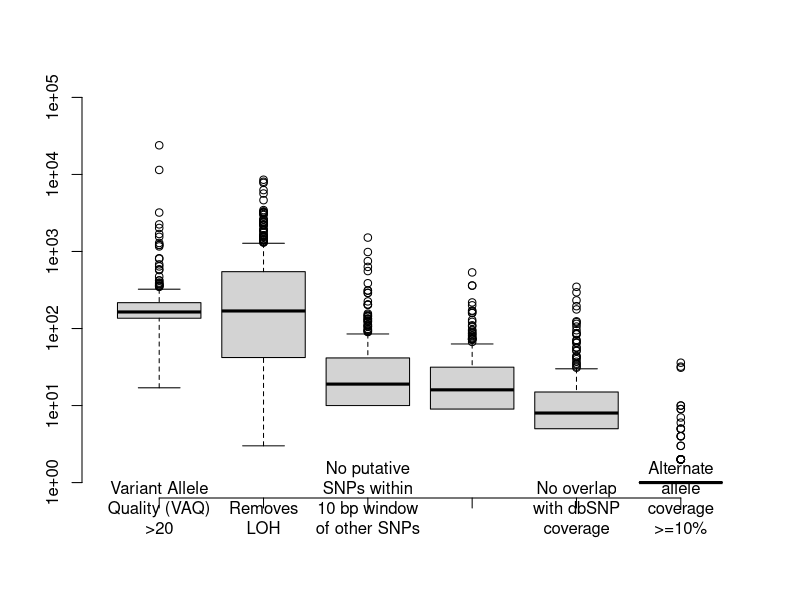

This figure's R source:
# this script looks in different ways at which mutations are removed when I run the filters

# first look at the STD_40 data
# first, just everything removed, each file individually, how many by each filter 3-8
data = read.table( "../FIGURE_DATA/numbers_excluded_by_filter_MUTATION_CALLS_STD40.txt", header=T )

# make density of each filter removal
d3 = density( data$FILTER_3 )
d4 = density( data$FILTER_4 )
d5 = density( data$FILTER_5 )
d6 = density( data$FILTER_6 )
d7 = density( data$FILTER_7 )
d8 = density( data$FILTER_8 )

# make the box plot that will show everything
par(bty='n')
boxplot( data[,c(5,7,4,3,6,8)], log='y', ylim=c(1,100000), xaxt='n' )
axis( 1, at=1:6, labels=c( "Variant Allele\nQuality (VAQ)\n>20", "Removes\nLOH", "No putative\nSNPs within\n10 bp window\nof other SNPs", "No putative\nSNPs within\n10 bp window\nof indels", "No overlap\nwith dbSNP\ncoverage", "Alternate\nallele\ncoverage\n>=10%") )

### still working on two problems:
### how to make the figure horizontally longer so that all labels fit, and 
### how to move the x-axis lables down relative to the x-axis, again so they fit


#axis( 1, at=1:6 )
#mtext( side=1, text="Variant Allele\nQuality (VAQ)\n>20", line=4, cex=-20 )
#, "Removes\nLOH", "No putative\nSNPs within\n10 bp window\nof other SNPs", "No putative\nSNPs within\n10 bp window\nof indels", "No overlap\nwith dbSNP\ncoverage", "Alternate\nallele\ncoverage\n>=10%"), line=4 )

## this second part of the script makes the same figure, but for only the putative SNPs that are in the overlaps in the unfiltered data